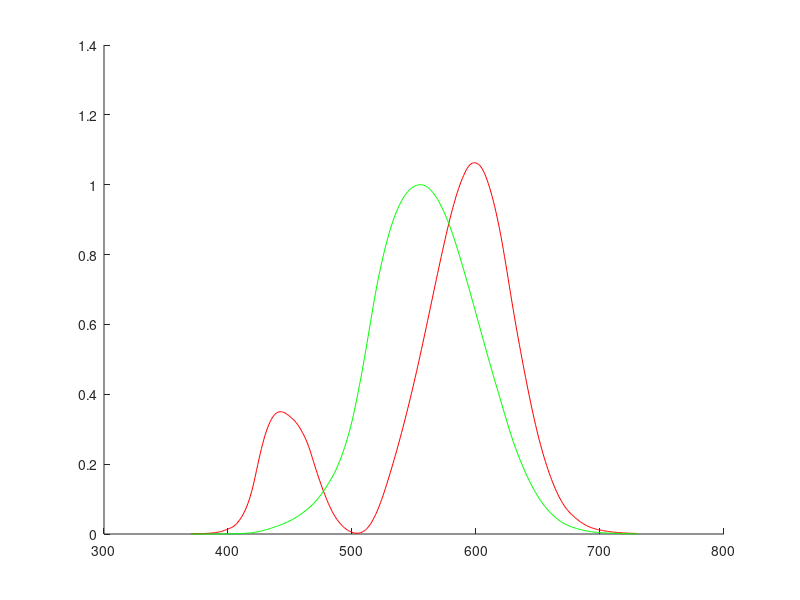

Recreate this plot in MATLAB. (Note: this script raises an error after producing the figure.)
% EE368/CS232 Digital Image Processing
% Bernd Girod
% Department of Electrical Engineering, Stanford University 

% Script by Qiyuan Tian and David Chen
% CIE 1931 XYZ color system

% ciexyz31_1.mat: CIE 1931 color matching functions
% 2-degree, XYZ CMFs, at 1nm resolution
% Reference: http://cvrl.ioo.ucl.ac.uk/cmfs.htm

clear, clc, close all

% Load data
load('ciexyz31_1.mat', 'CMFs');
wavelength = CMFs(:, 1);
XYZ = CMFs(:, 2 : 4);

% Show XYZ color matching functions
axes('Parent', figure, 'FontSize', 15);
plot(wavelength, XYZ(:, 1), 'r',  wavelength, XYZ(:, 2), 'g', wavelength, XYZ(:, 3), 'b', 'LineWidth', 2, 'LineSmoothing','on');
legend('x({\lambda})','y({\lambda})','z({\lambda}) ', 'Location', 'Best');
xlabel('Wavelength {\lambda} (nm)');
ylabel('Tristimulus values');
title('XYZ color matching functions')
axis([300 800 0 2]);
grid on;
saveas(gcf, 'XYZ_Matching_Functions_xyzmatching.png');